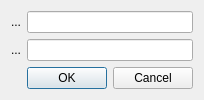
<?xml version="1.0" encoding="UTF-8"?>
<ui version="4.0">
 <class>Dialog</class>
 <widget class="QDialog" name="Dialog">
  <property name="geometry">
   <rect>
    <x>0</x>
    <y>0</y>
    <width>360</width>
    <height>111</height>
   </rect>
  </property>
  <property name="windowTitle">
   <string>Dialog</string>
  </property>
  <layout class="QGridLayout" name="gridLayout">
   <property name="sizeConstraint">
    <enum>QLayout::SetFixedSize</enum>
   </property>
   <item row="0" column="1">
    <widget class="QLineEdit" name="textItem"/>
   </item>
   <item row="1" column="1">
    <widget class="QLineEdit" name="textComment"/>
   </item>
   <item row="0" column="0">
    <widget class="QLabel" name="labelItem">
     <property name="text">
      <string>...</string>
     </property>
    </widget>
   </item>
   <item row="1" column="0">
    <widget class="QLabel" name="labelComment">
     <property name="text">
      <string>...</string>
     </property>
    </widget>
   </item>
   <item row="2" column="1">
    <widget class="QDialogButtonBox" name="buttonBox">
     <property name="orientation">
      <enum>Qt::Horizontal</enum>
     </property>
     <property name="standardButtons">
      <set>QDialogButtonBox::Cancel|QDialogButtonBox::Ok</set>
     </property>
    </widget>
   </item>
  </layout>
 </widget>
 <resources/>
 <connections>
  <connection>
   <sender>buttonBox</sender>
   <signal>accepted()</signal>
   <receiver>Dialog</receiver>
   <slot>accept()</slot>
   <hints>
    <hint type="sourcelabel">
     <x>248</x>
     <y>254</y>
    </hint>
    <hint type="destinationlabel">
     <x>157</x>
     <y>274</y>
    </hint>
   </hints>
  </connection>
  <connection>
   <sender>buttonBox</sender>
   <signal>rejected()</signal>
   <receiver>Dialog</receiver>
   <slot>reject()</slot>
   <hints>
    <hint type="sourcelabel">
     <x>316</x>
     <y>260</y>
    </hint>
    <hint type="destinationlabel">
     <x>286</x>
     <y>274</y>
    </hint>
   </hints>
  </connection>
 </connections>
</ui>
